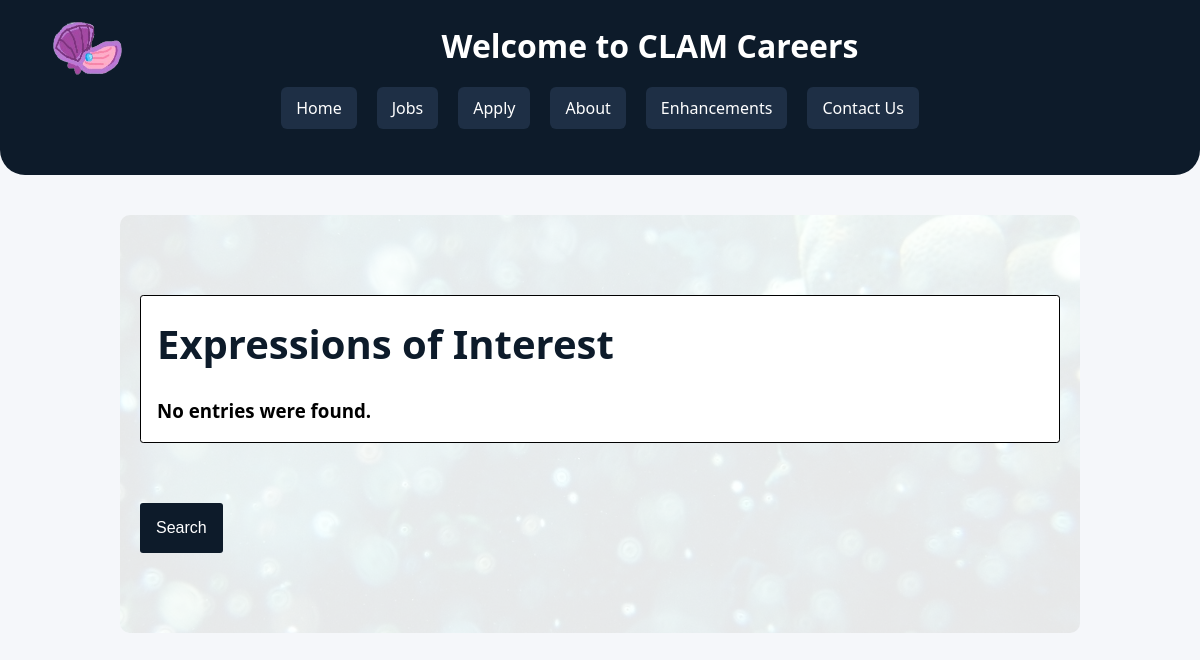
Page /php/manage.php on the earlier database version.
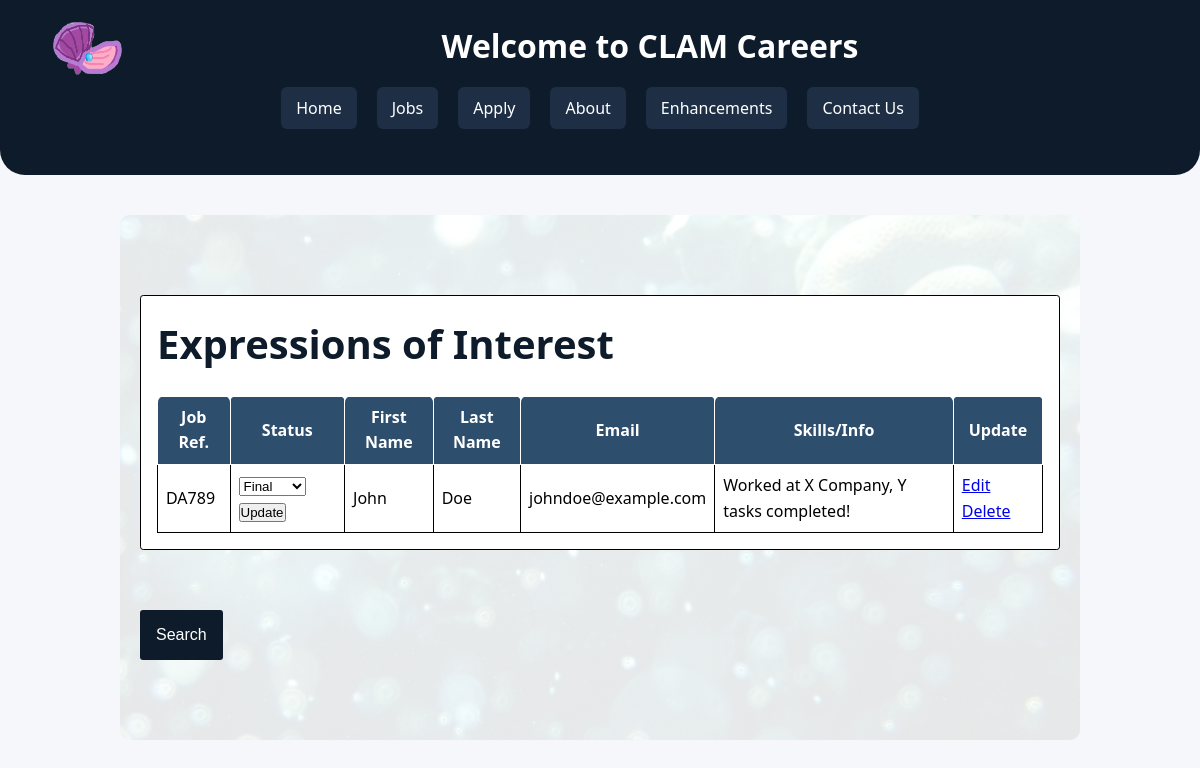
Same page on the later database version.
### tables this page shows
CREATE TABLE `eoi` (
  `eoi_id` int(11) NOT NULL,
  `job_ref` varchar(10) NOT NULL,
  `status` enum('New','Current','Final') NOT NULL DEFAULT 'New',
  `first_name` varchar(100) NOT NULL,
  `last_name` varchar(100) NOT NULL,
  `email` varchar(255) NOT NULL,
  `phone_number` varchar(50) NOT NULL,
  `street_address` varchar(255) NOT NULL,
  `suburb_address` varchar(100) NOT NULL,
  `state_address` varchar(3) NOT NULL,
  `postcode` smallint(6) NOT NULL,
  `skill_1` varchar(100) DEFAULT NULL,
  `skill_2` varchar(100) DEFAULT NULL,
  `skill_3` varchar(100) DEFAULT NULL,
  `skill_4` varchar(100) DEFAULT NULL,
  `skill_5` varchar(100) DEFAULT NULL,
  `miscinfo` mediumtext DEFAULT NULL
);

### php/manage.inc.php (the view, shortened to what this page needs)
<?php
function print_eoi_results($result) {
echo "<h2>Expressions of Interest</h2>";
if (mysqli_num_rows($result) == 0) {
    echo "<h3>No entries were found.</h3>";
} else {
    echo "<table class=\"eoi\">";
echo "<tr>
        <th>Job Ref.</th>
        <th>Status</th>
        <th>First Name</th>
        <th>Last Name</th>
        <th>Email</th>
        <th>Skills/Info</th>
        <th>Update</th>
    </tr>";
    while ($row = $result->fetch_assoc()) {
        $id = $row["eoi_id"];
        echo "<tr>
        <td>{$row["job_ref"]}</td>
        <td>
        <form action='edit.php' method='post' novalidate='novalidate'>
        <select name='status' id='status'>
            <option value='{$row["status"]}'>{$row["status"]}</option>
            <option value='New'>New</option>
            <option value='Current'>Current</option>
            <option value='Final'>Final</option>
        </select>
        <input type='hidden' name='id' value='{$id}'>
        <input type='submit' name='update' value='Update'>
        </form>
        </td>
        <td>{$row["first_name"]}</td>
        <td>{$row["last_name"]}</td>
        <td>{$row["email"]}</td>
        <td>{$row["miscinfo"]}</td>
        <td><a href=\"edit.php?id=$id\">Edit</a>
            <a href=\"delete.php?id=$id\">Delete</a>
                </td>
        </tr>";
    }
echo "</table>";
}
}
?>

### php/manage.php (shortened to what this page needs)
<!DOCTYPE html>
<html lang='en'>
<head>
    <link rel="stylesheet" href="../styles/style.css">
</head>
<body>
 <?php
 include 'manage.inc.php';
  $jobRef = $firstName = $lastName = "";
if ($_SERVER["REQUEST_METHOD"] == "POST") {
    if (isset($_POST['jobRef'])) {
        $jobRef = test_input($_POST['jobRef']);
    }
    if (isset($_POST['firstName'])) {
        $firstName = test_input($_POST['firstName']);
    }
    if (isset($_POST['lastName'])) {
        $lastName = test_input($_POST['lastName']);
    }
    $result = $conn->query("SELECT * FROM `eoi` WHERE job_ref LIKE '%$jobRef%' AND first_name LIKE '%$firstName%' AND last_name LIKE '%$lastName%'");
} else {
    $result = $conn->query("SELECT * FROM `eoi`");
}
 ?>
<header>
    <a href="index.html">
        <img src="../images/logo.png" alt="CLAM Logo" width="100">
    </a>
    <h1>Welcome to CLAM Careers</h1>
    <nav>
        <ul>
            <li><a href="index.html">Home</a></li>
            <li><a href="jobs.html">Jobs</a></li>
            <li><a href="apply.html">Apply</a></li>
            <li><a href="about.html">About</a></li>
            <li><a href="enhancements.html">Enhancements</a></li>
            <li><a href="mailto:105907067@student.swin.edu.au">Contact Us</a></li>
        </ul>
    </nav>
</header>
<main>
    <section id="hero">
        <section class="eoiresult">
        <?php print_eoi_results($result); ?>
        </section>
        <aside class="dropdown">
            <button class="dropbtn">Search</button>
    </aside>
    </section>
</main>
</body>
</html>

### styles/style.css (style rules this page uses)
* { margin: 0; padding: 0; box-sizing: border-box; }
body { font-family: 'Segoe UI', Tahoma, Geneva, Verdana, sans-serif; line-height: 1.6; background-color: #f5f7fa; color: #222; }
header { background-color: #0d1b2a; color: #ffffff; padding: 20px 40px; text-align: center; border-radius: 0px 0px 25px 25px; }
header img { float: left; height: 60px; }
header h1 { font-size: 2em; margin-bottom: 10px; }
nav ul { list-style: none; display: flex; justify-content: center; flex-wrap: wrap; padding: 10px 0; gap: 20px; }
nav ul li a { text-decoration: none; color: #ffffff; background-color: #1e2f45; padding: 10px 15px; border-radius: 6px; transition: 0.3s; }
main { padding: 40px 20px; max-width: 1000px; margin: 0 auto; }
section { margin-bottom: 60px; }
section h2 { color: #0d1b2a; margin-bottom: 15px; font-size: 1.8em; }
ul { margin: 15px 0; padding-left: 20px; }
ul li { margin-bottom: 8px; }
#hero { background-image: url('images/coral.jpg'); background-color: rgba(255,255,255,0.9); background-blend-mode: lighten; background-size: cover; background-position: center; padding: 80px 20px; color: white; border-radius: 10px; margin-bottom: 60px; }
#hero h2 { font-size: 2.5em; margin-bottom: 20px; }
.eoiresult { color: black; border: 1px solid; border-collapse: collapse; padding: 1em; border-radius: 0.2em; background-color: white; }
.eoiresult th { background-color: color(srgb 0.1806 0.3053 0.43); color: white !important; border-radius: .4em .4em 0 0; }

### php/manage.php (style rules this page uses)
.eoi { color: black; border: 1px solid; border-collapse: collapse; padding:1em; border-radius: margin:1em; }
.eoi th, td { color: black; border: 1px solid; padding: .5em; }
.dropbtn { background-color: #0d1b2a; color: white; padding: 16px; font-size: 16px; border-radius:3px; border: none; }
.dropdown { position: relative; display: inline-block; }

Differences in the rows shown:
added eoi: job_ref "DA789", status "Final", first_name "John", last_name "Doe", email "johndoe@example.com", miscinfo "Worked at X Company, Y tasks completed!"
Other differences:
text no longer shown: "No entries were found."
text now shown: "Job Ref. Status First Name Last Name Email Skills/Info Update"
